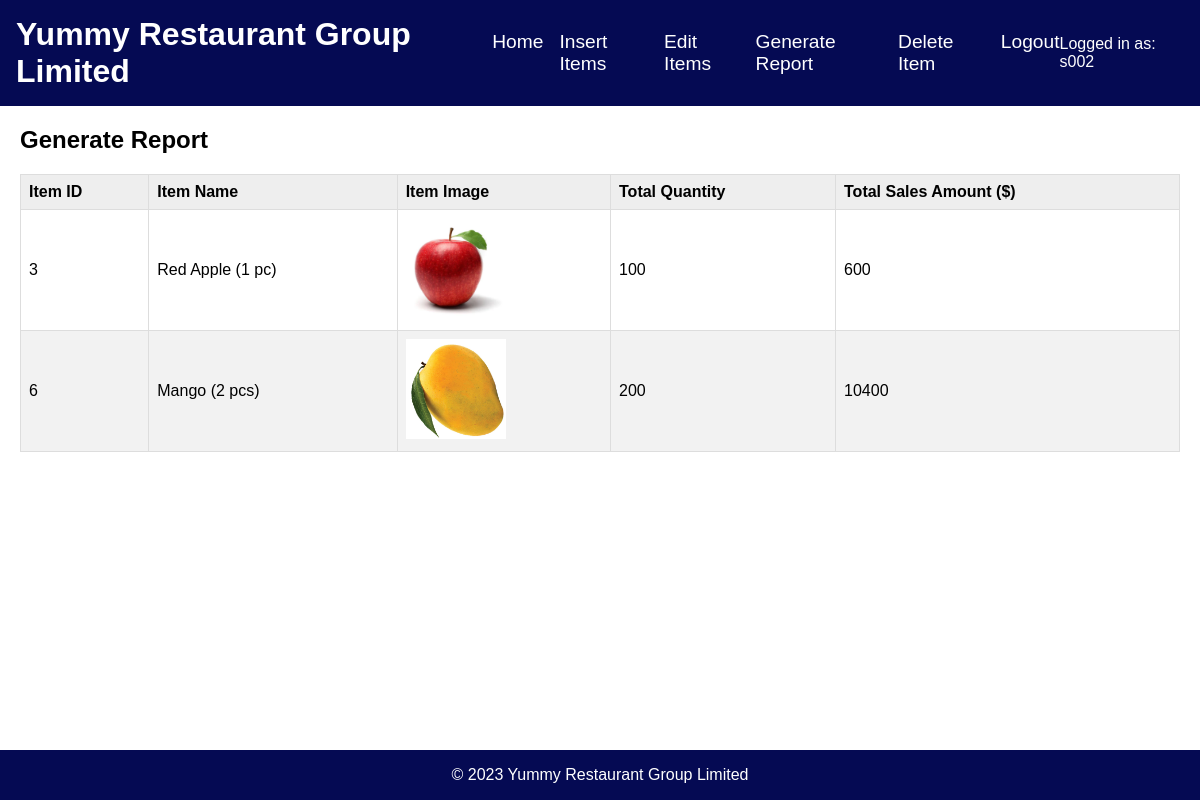
/Supplier/GemerateReport/index.php (signed in), run on the app's committed database.
### tables this page shows
CREATE TABLE `Item` (
  `itemID` int(11) NOT NULL,
  `supplierID` varchar(50) NOT NULL,
  `itemName` varchar(255) NOT NULL,
  `ImageFile` varchar(50) NOT NULL,
  `itemDescription` text DEFAULT NULL,
  `stockItemQty` int(11) NOT NULL DEFAULT 0,
  `price` double NOT NULL
);

### Supplier/GemerateReport/index.php (the view, shortened to what this page needs)
<!DOCTYPE html>
<html lang="en">
<head>
    <link rel="stylesheet" href="style_report.css">
</head>
<body>
    <header>
        <h1>Yummy Restaurant Group Limited</h1>
        <nav>
            <ul>
                <li><a href="//127.0.0.1/Supplier/index.php">Home</a></li>
                <li><a href="//127.0.0.1/Supplier/InsertItems">Insert Items</a></li>
                <li><a href="//localhost/Supplier/EditItems">Edit Items</a></li>
                <li><a href="//127.0.0.1/Supplier/GemerateReport">Generate Report</a></li>
                <li><a href="//127.0.0.1/Supplier/DeleteItems">Delete Item</a></li>
                <li><a href="//127.0.0.1/Login/index.php">Logout</a></li>
        </nav>
        <?php
        if (isset($_SESSION['username'])) {
            $username = $_SESSION['username'];
            echo "<p class='username-label'>Logged in as: $username</p>";
        }
        ?>
    </header>
    <main>
        <h2>Generate Report</h2>
        <table>
            <thead>
                <tr>
                    <th>Item ID</th>
                    <th>Item Name</th>
                    <th>Item Image</th>
                    <th>Total Quantity</th>
                    <th>Total Sales Amount ($)</th>
                </tr>
            </thead>
            <tbody>
                <?php
                include 'mysqli_conn.php';
                if (isset($_SESSION['username'])) {
                    $supplierID = $_SESSION['username'];
                    $sql = "SELECT Item.itemID, Item.itemName, Item.ImageFile, SUM(OrdersItem.orderQty) AS totalQuantity, SUM(Item.price * OrdersItem.orderQty) AS totalSalesAmount
                        FROM Item
                        INNER JOIN OrdersItem ON Item.itemID = OrdersItem.itemID
                        INNER JOIN Orders ON OrdersItem.orderID = Orders.orderID
                        WHERE Item.supplierID = '$supplierID'
                        GROUP BY Item.itemID";
                    $result = mysqli_query($conn, $sql);
                    while ($row = mysqli_fetch_assoc($result)) {
                        echo "<tr>";
                        echo "<td>" . $row['itemID'] . "</td>";
                        echo "<td>" . $row['itemName'] . "</td>";
                        echo "<td><img src='//127.0.0.1/image/" . $row['ImageFile'] . "' alt='" . $row['itemName'] . "' width='100' height='100'></td>";
                        echo "<td>" . $row['totalQuantity'] . "</td>";
                        echo "<td>" . $row['totalSalesAmount'] . "</td>";
                        echo "</tr>";
                    }
                } else {
                    echo "<tr><td colspan='5'>No data available. Please log in.</td></tr>";
                }
                ?>
            </tbody>
        </table>
    </main>
    <footer>
        <p>&copy; 2023 Yummy Restaurant Group Limited</p>
    </footer>
</body>
</html>

### Supplier/GemerateReport/style_report.css (style rules this page uses)
* { font-family: Arial, sans-serif; box-sizing: border-box; margin: 0; padding: 0; }
header { background-color: #050a53; color: #fff; display: flex; justify-content: space-between; align-items: center; padding: 1rem; }
header h1 { font-size: 2rem; }
nav ul { display: flex; list-style: none; }
nav li:not(:last-child) { margin-right: 1rem; }
nav a { color: #fff; text-decoration: none; font-size: 1.2rem; }
main { margin: 20px; }
footer { background-color: #050a53; color: #fff; text-align: center; padding: 1rem; position: fixed; bottom: 0; width: 100%; }
table { border-collapse: collapse; margin-top: 20px; width: 100%; }
th, td { border: 1px solid #ddd; padding: 8px; text-align: left; }
th { background-color: #eee; font-weight: bold; }
tbody tr:nth-child(even) { background-color: #f2f2f2; }

### data on the page
item: itemID "3", itemName "Red Apple (1 pc)", ImageFile (picture), totalQuantity "100", totalSalesAmount "600"
item: itemID "6", itemName "Mango (2 pcs)", ImageFile (picture), totalQuantity "200", totalSalesAmount "10400"

### other printed values
$username "s002"
